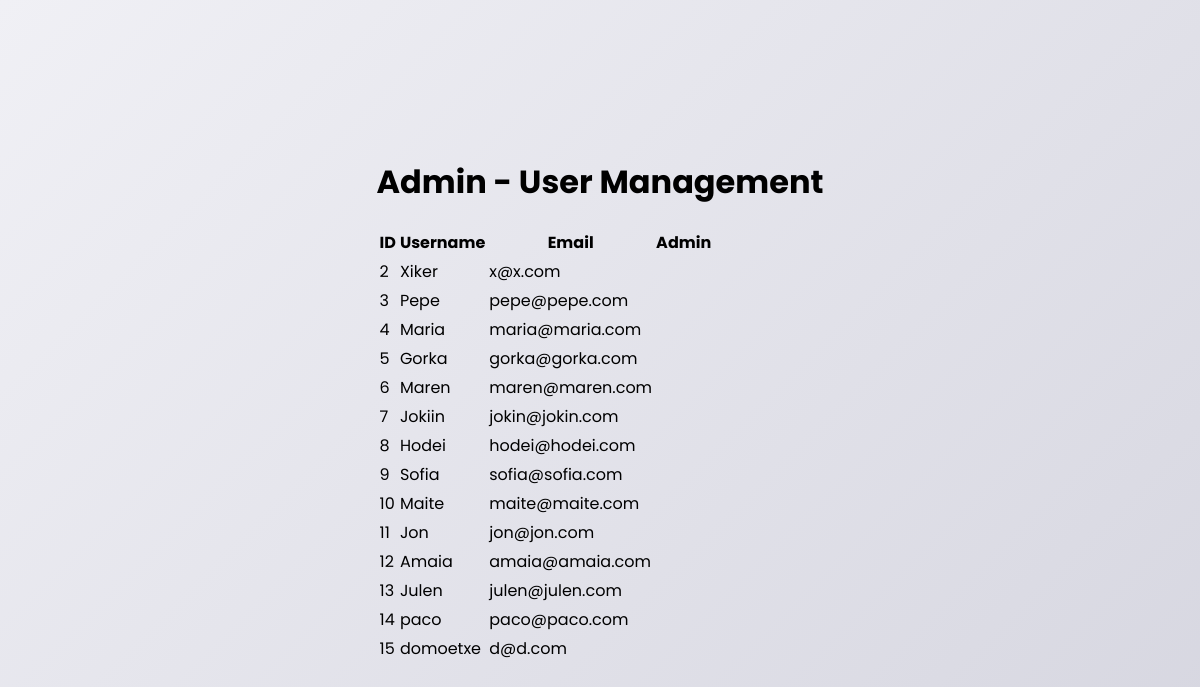
Page /manage_users (signed in) on the committed database.
### app/models.py (models this page shows, shortened)
class User(db.Model, UserMixin):
    id = db.Column(db.Integer, primary_key=True)
    username = db.Column(db.String(150), unique=True, nullable=False)
    email = db.Column(db.String(150), unique=True, nullable=False)
    password_hash = db.Column(db.String(128), nullable=False)

### app/routes.py (the view)
@main.route('/manage_users')
@login_required
def manage_users():
    users = User.query.all()
    return render_template('admin_users.html', users=users)

### app/__init__.py (called while the page is built)
def create_app(config_class=Config):  # Pasa la clase Config por defecto
    app = Flask(__name__)
    app.config.from_object(config_class)  # Carga la configuración
    db.init_app(app)
    login_manager.init_app(app)
    login_manager.login_view = 'main.login'
    with app.app_context():
        from .models import User, Incident
        from . import routes
        app.register_blueprint(routes.main)
    @login_manager.user_loader
    def load_user(user_id):
        return User.query.get(int(user_id))
    return app

### app/templates/admin_users.html (shortened to what this page needs)
<!DOCTYPE html>
<html lang="en">
<head>
    <link rel="stylesheet" href="{{ url_for('static', filename='style.css') }}">
</head>
<body>
    <div class="container">
        <h1>Admin - User Management</h1>
        <table>
            <thead>
                <tr>
                    <th>ID</th>
                    <th>Username</th>
                    <th>Email</th>
                    <th>Admin</th>
                </tr>
            </thead>
            <tbody>
                {% for user in users %}
                <tr>
                    <td>{{ user.id }}</td>
                    <td>{{ user.username }}</td>
                    <td>{{ user.email }}</td>
                    <td>{{ user.is_admin }}</td>
                </tr>
                {% endfor %}
            </tbody>
        </table>
    </div>
</body>
</html>

### app/static/style.css (style rules this page uses)
body { font-family: 'Poppins', sans-serif; background: linear-gradient(135deg, #f0f0f5, #d6d6e0); display: flex; justify-content: center; align-items: center; height: 100vh; margin: 0; overflow: hidden; }

### rows in the picture
User: id "2", username "Xiker", email "x@x.com"
User: id "3", username "Pepe", email "pepe@pepe.com"
User: id "4", username "Maria", email "maria@maria.com"
User: id "5", username "Gorka", email "gorka@gorka.com"
User: id "6", username "Maren", email "maren@maren.com"
User: id "7", username "Jokiin", email "jokin@jokin.com"
User: id "8", username "Hodei", email "hodei@hodei.com"
User: id "9", username "Sofia", email "sofia@sofia.com"
User: id "10", username "Maite", email "maite@maite.com"
User: id "11", username "Jon", email "jon@jon.com"
User: id "12", username "Amaia", email "amaia@amaia.com"
User: id "13", username "Julen", email "julen@julen.com"
User: id "14", username "paco", email "paco@paco.com"
User: id "15", username "domoetxe", email "d@d.com"
